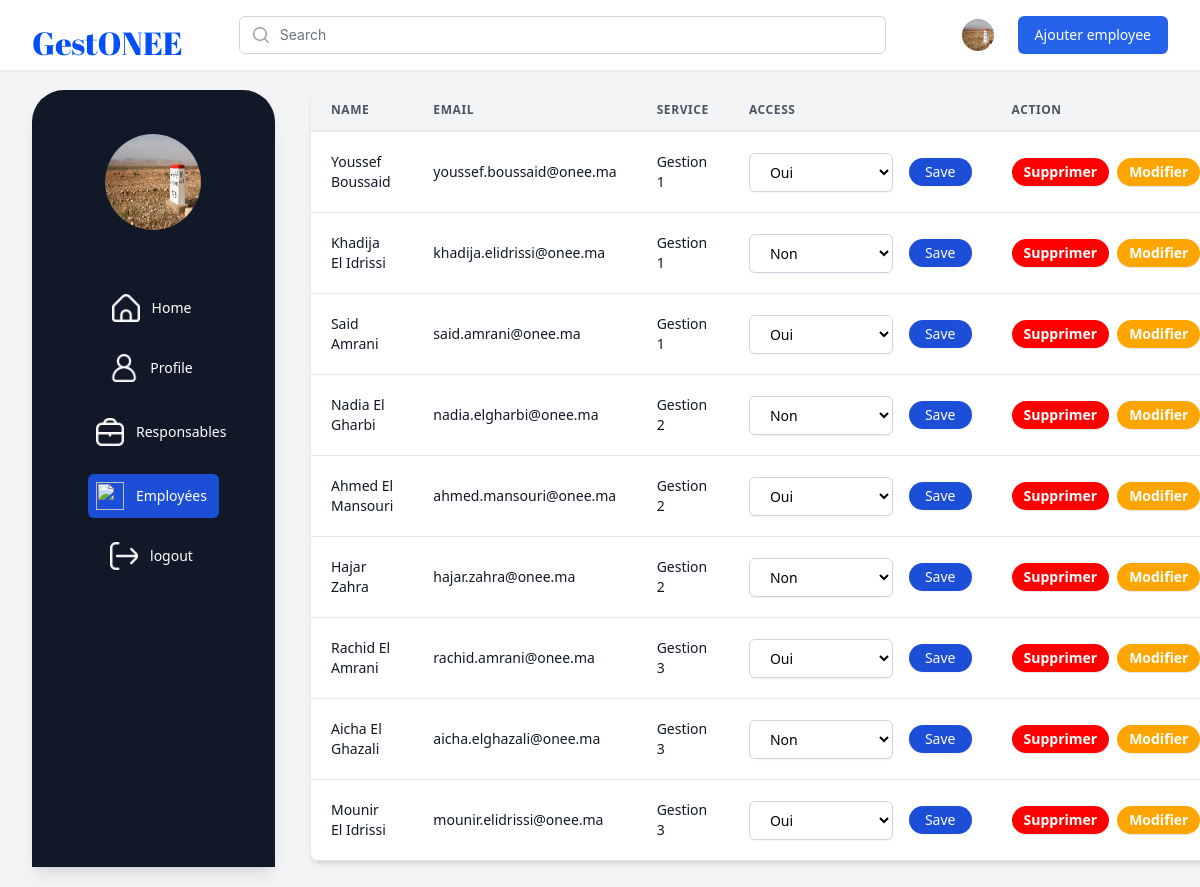
The page /src/admin/employee.php (signed in) on the database its author committed.
### tables this page shows
CREATE TABLE employee (
    id INT(11) NOT NULL AUTO_INCREMENT PRIMARY KEY,
    name VARCHAR(50) NOT NULL,
    email VARCHAR(100) NOT NULL,
    gender ENUM('male', 'female') NOT NULL,
    picture VARCHAR(100) NULL,
    address TEXT NULL,
    typeservice VARCHAR(20) NULL,
    password VARCHAR(255) NOT NULL DEFAULT "E-1234",
    idb INT(11) NULL,
    idservice INT(11) NULL,
    type VARCHAR(1) DEFAULT "E",
    idM INT(11) NULL,
    note TEXT NULL,
    acces ENUM('Oui', 'Non') DEFAULT 'Non',
    FOREIGN KEY (idservice) REFERENCES service(id)
) AUTO_INCREMENT=100;

### src/admin/employee.php (the view, shortened to what this page needs)
<?php
require_once("../connection.php");
?>
<!DOCTYPE html>
<html lang="en" class="h-full bg-gray-100">
<head>
  <link href="../output.css" rel="stylesheet">
  <link href="../style2.css" rel="stylesheet">
</head>
<body class="h-full">
<div class="min-h-full">
    <header class="bg-white shadow-sm lg:static lg:overflow-y-visible" x-state:on="Menu open" x-state:off="Menu closed" :class="{ 'fixed inset-0 z-40 overflow-y-auto': open }" x-data="Components.popover({ open: false, focus: false })" x-init="init()" @keydown.escape="onEscape" @close-popover-group.window="onClosePopoverGroup">
      <div class="mx-auto max-w-7xl px-4 sm:px-6 lg:px-8">
        <div class="relative flex justify-between lg:gap-8 xl:grid xl:grid-cols-12">
          <div class="flex md:absolute md:inset-y-0 md:left-0 lg:static xl:col-span-2">
            <div class="flex flex-shrink-0 items-center">
              <a href="#">
                <h1 class="font1 block h-8 w-auto">GestONEE</h1>
                </a>
            </div>
          </div>
          <div class="min-w-0 flex-1 md:px-8 lg:px-0 xl:col-span-6">
            <div class="flex items-center px-6 py-4 md:mx-auto md:max-w-3xl lg:mx-0 lg:max-w-none xl:px-0">
              <div class="w-full">
                <div class="relative">
                  <div class="pointer-events-none absolute inset-y-0 left-0 flex items-center pl-3">
                  </div>
                  <input id="search" name="search" class="block w-full rounded-md border border-gray-300 bg-white py-2 pl-10 pr-3 text-sm placeholder-gray-500 focus:border-blue-900 focus:text-gray-900 focus:placeholder-gray-400 focus:outline-none focus:ring-1 focus:ring-blue-900 sm:text-sm" placeholder="Search" type="search">
                </div>
              </div>
            </div>
          </div>
          <div class="hidden lg:flex lg:items-center lg:justify-end xl:col-span-4">
            <div x-data="Components.menu({ open: false })" x-init="init()" @keydown.escape.stop="open = false; focusButton()" @click.away="onClickAway($event)" class="relative ml-5 flex-shrink-0">
              <div>
                <img onclick='profile()'  loading="lazy" class="h-8 w-8 rounded-full" src="../../img/er1.png" alt="profile">
                   </div>
            </div>
            <button onclick="add()" class="ml-6 inline-flex items-center rounded-md border border-transparent bg-blue-600 px-4 py-2 text-sm font-medium text-white shadow-sm hover:bg-blue-700 focus:ring-blue-500">Ajouter employee</button>
          </div>
        </div>
      </div>
    </header>
    <div class="flex py-5 ml-8 w-auto">
      <nav class="bg-gray-900 rounded-t-lX px-14 py-11 flex flex-col sticky top-4 text-white shadow-lg">
    <img loading="lazy" class="h-24 w-24 rounded-full" src="../../img/er1.png" alt="profile" />
    <br>
              <a href="./../admin/home.php" class=" text-gray-900 flex items-center px-3 py-2 text-sm font-medium rounded-md" aria-current="page" x-state:on="Current" x-state:off="Default" x-state-description="Current: &quot;bg-gray-200 text-gray-900&quot;, Default: &quot;text-gray-700 hover:bg-blue-700&quot;">
                <img loading="lazy" src="../../img/home(2).png" class="text-gray-500 flex-shrink-0 -ml-1 mr-3 h-7 w-7 "></img>
                <span class="text-white">Home</span>
              </a>
              <a href="./profile.php" class="text-gray-700 hover:bg-blue-700 flex items-center px-3 py-2 text-sm font-medium rounded-md" x-state-description="undefined: &quot;bg-gray-200 text-gray-900&quot;, undefined: &quot;text-gray-700 hover:bg-blue-700&quot;">
                <img loading="lazy" src="../../img/avatar(1).png" class="text-gray-500 flex-shrink-0 -ml-1 mr-3 h-7 w-7"></img>
                  <span class="text-white">Profile</span>
                </a>
              <a href="./responsable.php" class="text-gray-700 hover:bg-blue-700 flex items-center px-3 py-3 text-sm font-medium rounded-md" x-state-description="undefined: &quot;bg-gray-200 text-gray-900&quot;, undefined: &quot;text-gray-700 hover:bg-blue-700&quot;">
              <img loading="lazy" src="../../img/briefcase.png" class="text-gray-500 flex-shrink-0 -ml-1 mr-3 h-7 w-7"></img>
                <span class="text-white">Responsables</span>
              </a>
              <a href="./employee.php" class="bg-blue-700 text-gray-700 hover:bg-blue-700 flex items-center px-3 py-2 text-sm font-medium rounded-md" x-state-description="undefined: &quot;bg-gray-200 text-gray-900&quot;, undefined: &quot;text-gray-700 hover:bg-blue-700&quot;">
              <img loading="lazy" src="../../img/calendar(1).png" class="text-gray-500 flex-shrink-0 -ml-1 mr-3 h-7 w-7"></img>
                <span class="text-white">Employées</span>
              </a>
                <a href="logout.php" class="text-gray-700 hover:bg-blue-700 flex items-center px-3 py-2 text-sm font-medium rounded-md" x-state-description="undefined: &quot;bg-gray-200 text-gray-900&quot;, undefined: &quot;text-gray-700 hover:bg-blue-700&quot;">
                <img loading="lazy" src="../../img/exit.png" class="text-gray-500 flex-shrink-0 -ml-1 mr-3 h-7 w-7"></img>
                  <span class="text-white text-nowrap">logout</span>
                </a>
    </nav>
    <div class="ml-9 w-full">
    <div id='tab' class="inline-block min-w-full shadow-md rounded-lg overflow-hidden">
        <?php
        $select = $pdo->prepare("SELECT id, name, email, typeservice, idservice,acces FROM employee");
        $select->execute();
        $data = $select->fetchAll();
        ?>
        <table class="min-w-full leading-normal">
            <thead>
                <tr>
                    <th class="px-5 py-3 border-b-2 border-gray-200 bg-gray-100 text-left text-xs font-semibold text-gray-600 uppercase tracking-wider">
                        Name
                    </th>
                    <th class="px-5 py-3 border-b-2 border-gray-200 bg-gray-100 text-left text-xs font-semibold text-gray-600 uppercase tracking-wider">
                        Email
                    </th>
                    <th class="px-5 py-3 border-b-2 border-gray-200 bg-gray-100 text-left text-xs font-semibold text-gray-600 uppercase tracking-wider">
                        Service
                    </th>
                    <th class="px-5 py-3 border-b-2 border-gray-200 bg-gray-100 text-left text-xs font-semibold text-gray-600 uppercase tracking-wider">
                        Access
                    </th>
                    <th class="px-5 py-3 border-b-2 border-gray-200 bg-gray-100 text-left text-xs font-semibold text-gray-600 uppercase tracking-wider">
                        Action
                    </th>
                </tr>
            </thead>
            <tbody>
                <?php foreach ($data as $employee): ?>
                    <tr>
                        <td class="px-5 py-5 border-b border-gray-200 bg-white text-sm">
                            <p class="text-gray-900 whitespace-no-wrap"><?php echo htmlspecialchars($employee['name']); ?></p>
                        </td>
                        <td class="px-5 py-5 border-b border-gray-200 bg-white text-sm">
                            <p class="text-gray-900 whitespace-no-wrap"><?php echo htmlspecialchars($employee['email']); ?></p>
                        </td>
                        <td class="px-5 py-5 border-b border-gray-200 bg-white text-sm">
                            <p class="text-gray-900 whitespace-no-wrap"><?php echo htmlspecialchars($employee['typeservice']); ?></p>
                        </td>
                        <td class="px-5 py-5 border-b border-gray-200 bg-white text-sm">
                        <div class="flex items-center">
    <form action="action.php" method="POST" class="flex items-center">
        <select name="access" class="w-36 px-4 py-2 bg-white border border-gray-300 rounded-md shadow-sm focus:outline-none focus:border-blue-500 sm:text-sm">
        <?php
        if($employee['acces']=='Non'){
          echo "<option value='Non' selected>Non</option>
            <option value='Oui'>Oui</option>";
        }
        elseif($employee['acces']=='Oui'){
          echo "<option value='Oui' selected>Oui</option>
          <option value='Non'>Non</option>";
        }
        ?>
        </select>
        <button type='submit' style="margin-left:1rem;" class="px-4 py-1 bg-blue-700 text-white rounded-full shadow-sm hover:bg-blue-600 focus:outline-none focus:ring-2 focus:ring-blue-500 focus:ring-opacity-50" type="button">Save</button>
    </form>
</div>
                        </td>
                        <td class="px-5 py-5 border-b border-gray-200 bg-white text-sm">
                        <div class="flex items-center">
                        <form action="action.php" method="POST" class="flex items-center">
        <button type="submit" class="px-3 py-1 text-white font-bold border-b text-sm inset-0 rounded-full" style="background-color:red;">Supprimer</button>
</form>
<button onclick="edit(<?php echo $employee['id']; ?>)" class="px-3 py-1 text-white font-bold border-b text-sm inset-0 rounded-full" style="background-color:orange; margin-left:0.5rem;">Modifier</button>
               </div>
                      </td>
                    </tr>
                <?php endforeach; ?>
            </tbody>
        </table>
    </div>
</div>
    </div></div>
  </body>

### src/style2.css (style rules this page uses)
.font1 { font-family: "Abril Fatface", serif; font-weight: 450; font-style: normal; font-size: 2rem; color: #004ff9; }
nav { display: flex; align-items: center; gap: 1rem; padding: 0.5rem 1rem; }
nav img { height: 30px; width: auto; }
::placeholder { font-family: -apple-system, BlinkMacSystemFont, 'Segoe UI', Roboto, Oxygen, Ubuntu, Cantarell, 'Open Sans', 'Helvetica Neue', sans-serif; }
.rounded-t-lX { border-top-left-radius: 2rem; border-top-right-radius: 2rem; }

### rows shown on the page
employee: name "Youssef Boussaid", email "youssef.boussaid@onee.ma", typeservice "Gestion 1", access "Oui"
employee: name "Khadija El Idrissi", email "khadija.elidrissi@onee.ma", typeservice "Gestion 1", access "Non"
employee: name "Said Amrani", email "said.amrani@onee.ma", typeservice "Gestion 1", access "Oui"
employee: name "Nadia El Gharbi", email "nadia.elgharbi@onee.ma", typeservice "Gestion 2", access "Non"
employee: name "Ahmed El Mansouri", email "ahmed.mansouri@onee.ma", typeservice "Gestion 2", access "Oui"
employee: name "Hajar Zahra", email "hajar.zahra@onee.ma", typeservice "Gestion 2", access "Non"
employee: name "Rachid El Amrani", email "rachid.amrani@onee.ma", typeservice "Gestion 3", access "Oui"
employee: name "Aicha El Ghazali", email "aicha.elghazali@onee.ma", typeservice "Gestion 3", access "Non"
employee: name "Mounir El Idrissi", email "mounir.elidrissi@onee.ma", typeservice "Gestion 3", access "Oui"
